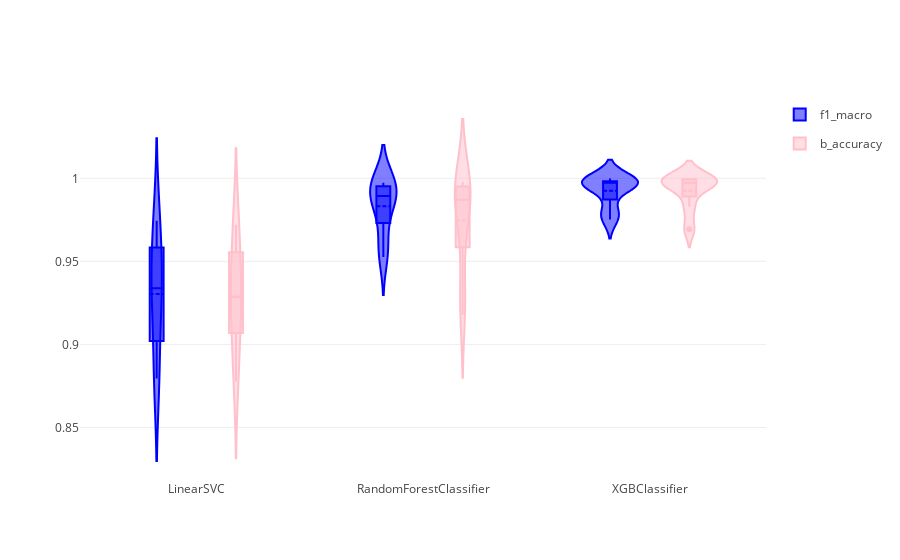

Source (notebook cell):
### Code cell
trace1 = {
    "type": 'violin',
    "x": results_f1['classifier'],
    "y": results_f1['mean_test_f1_macro'],
    "legendgroup": 'f1_macro',
    "scalegroup": 'f1_macro',
    "name": 'f1_macro',
    "box": {
        "visible": True
    },
    "meanline": {
        "visible": True
    },
    "line": {
        "color": 'blue'
    }
}

trace2 = {
    "type": 'violin',
    "x": results_b_accuracy['classifier'],
    "y": results_b_accuracy['mean_test_balanced_accuracy'],
    "legendgroup": 'b_accuracy',
    "scalegroup": 'b_accuracy',
    "name": 'b_accuracy',
    "box": {
        "visible": True
    },
    "meanline": {
        "visible": True
    },
    "line": {
        "color": 'pink'
    }
}

layout = {
    "yaxis": {
        "zeroline": False,
    },
    "violinmode": 'group'
}
fig = go.Figure(data=[trace1, trace2], layout=layout)
iplot(fig)
# To show plot, paste the link to this GitHub notebook into http://nbviewer.jupyter.org/

### Figure 1 — Plotly figure (JSON) as saved in the notebook; plotly's stock layout.template omitted (floating-point values rounded to 4 significant figures)
{"data": [{"box": {"visible": true}, "legendgroup": "f1_macro", "line": {"color": "blue"}, "meanline": {"visible": true}, "name": "f1_macro", "scalegroup": "f1_macro", "type": "violin", "uid": "ee1040b6-34a9-11e9-996a-4a0002d544a0", "x": ["LinearSVC", "LinearSVC", "LinearSVC", "LinearSVC", "LinearSVC", "LinearSVC", "LinearSVC", "LinearSVC", "RandomForestClassifier", "RandomForestClassifier", "RandomForestClassifier", "RandomForestClassifier", "RandomForestClassifier", "RandomForestClassifier", "RandomForestClassifier", "RandomForestClassifier", "XGBClassifier", "XGBClassifier", "XGBClassifier", "XGBClassifier", "XGBClassifier", "XGBClassifier", "XGBClassifier", "XGBClassifier"], "y": [0.8795, 0.9744, 0.9383, 0.9293, 0.8819, 0.9467, 0.9221, 0.97, 0.9621, 0.9962, 0.9941, 0.9941, 0.9526, 0.9846, 0.9841, 0.9973, 0.9805, 0.9998, 0.9981, 0.9981, 0.9752, 0.9941, 0.9964, 0.9984]}, {"box": {"visible": true}, "legendgroup": "b_accuracy", "line": {"color": "pink"}, "meanline": {"visible": true}, "name": "b_accuracy", "scalegroup": "b_accuracy", "type": "violin", "uid": "ee1041f6-34a9-11e9-996a-4a0002d544a0", "x": ["LinearSVC", "LinearSVC", "LinearSVC", "LinearSVC", "LinearSVC", "LinearSVC", "LinearSVC", "LinearSVC", "RandomForestClassifier", "RandomForestClassifier", "RandomForestClassifier", "RandomForestClassifier", "RandomForestClassifier", "RandomForestClassifier", "RandomForestClassifier", "RandomForestClassifier", "XGBClassifier", "XGBClassifier", "XGBClassifier", "XGBClassifier", "XGBClassifier", "XGBClassifier", "XGBClassifier", "XGBClassifier"], "y": [0.8777, 0.972, 0.9318, 0.925, 0.894, 0.941, 0.9198, 0.9698, 0.9357, 0.9961, 0.994, 0.9926, 0.9179, 0.9811, 0.9815, 0.9978, 0.9829, 0.9998, 0.9996, 0.9988, 0.9693, 0.9951, 0.9959, 0.9992]}], "layout": {"violinmode": "group", "yaxis": {"zeroline": false}}}
